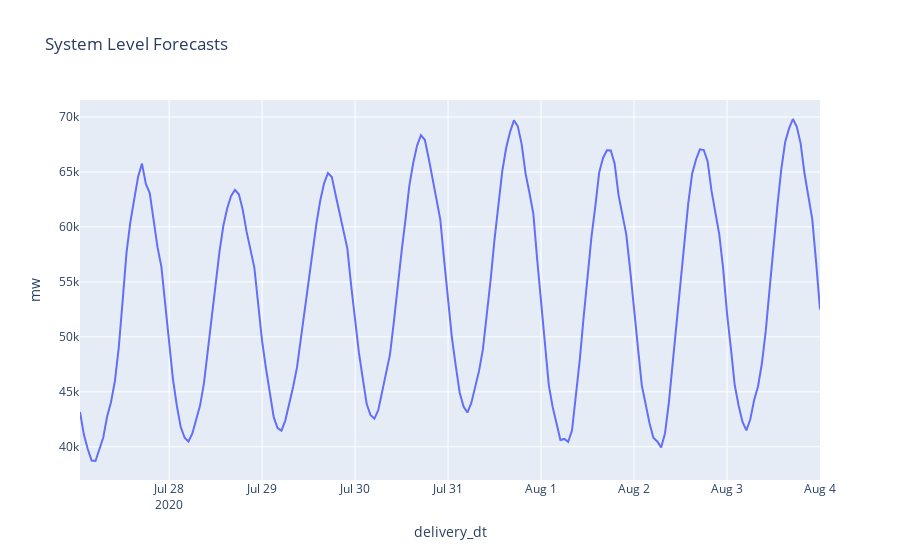

Notebook source saved alongside this figure:
### Code cell
system_df = long_load_fcst.loc[long_load_fcst.weather_zone == 'SystemTotal', :] 

system_df.head()

systemFig = px.line(system_df, x="delivery_dt", y="mw", title='System Level Forecasts')

systemFig.show('svg')

### Figure 1 — Plotly figure (JSON) as saved in the notebook; plotly's stock layout.template omitted (floating-point values rounded to 4 significant figures; data arrays with more than 128 entries replaced by an {"elided": "..."} marker saying what was removed)
{"data": [{"hovertemplate": "delivery_dt=%{x}<br>mw=%{y}<extra></extra>", "legendgroup": "", "line": {"color": "#636efa", "dash": "solid"}, "mode": "lines", "name": "", "showlegend": false, "type": "scatter", "x": {"elided": "192 str values"}, "xaxis": "x", "y": {"elided": "192 float values"}, "yaxis": "y"}], "layout": {"legend": {"tracegroupgap": 0}, "title": {"text": "System Level Forecasts"}, "xaxis": {"anchor": "y", "domain": [0, 1], "title": {"text": "delivery_dt"}}, "yaxis": {"anchor": "x", "domain": [0, 1], "title": {"text": "mw"}}}}
